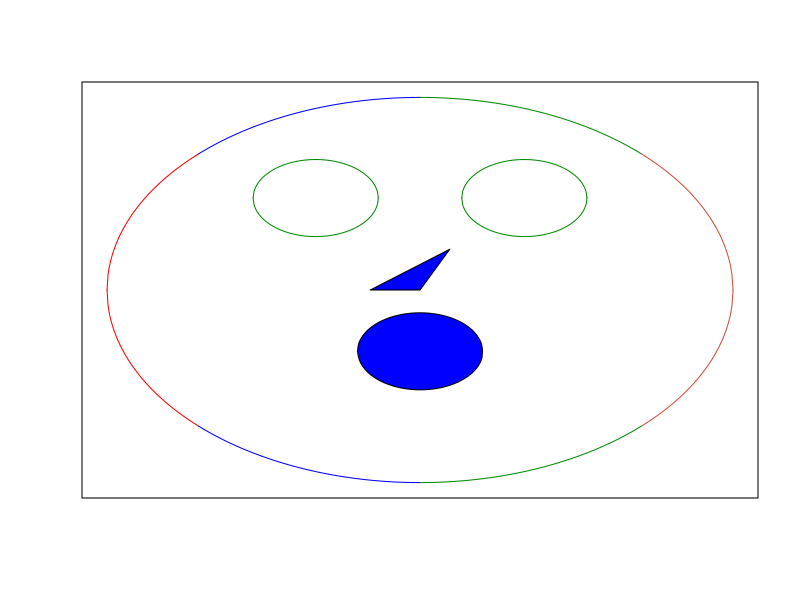

R code for this plot:
rm(list = ls())


# Thu Oct 06 20:14:59 2016 ------------------------------
circ <- function(r, x, xcenter = 0, ycenter = 0){
	# if ((x - xcenter)^2 > r) print("There is an error with the function. The circle extends from the center point at (xcenter, ycenter) out to r. If we choose an x value that is greater than our xcenter plus or minus our r then we are choosing a point that does not exist in the circle.")
	y <- ycenter + (r^2 - (x - xcenter)^2)^0.5
}

# The base circle, radius = pi, center at (5, 0)
plot(-1000, -1000, xlim = c(0, 2*pi), ylim = c(-pi, pi), yaxt = "n", xaxt = "n", ylab = "", xlab = "")
sp <- c(0, pi - pi * sqrt(2)/2, pi, pi + pi*sqrt(2)/2, pi + pi)
for (j in c(1,-1)){
	for (i in 1:4){
		xcoords <- c(seq(sp[i], sp[i + 1], 0.01), sp[i + 1])
		y <- j * circ(r = pi, x = xcoords, xcenter = pi)
		lines(xcoords, y, col = c("red", "blue", "green4", "tomato3")[i])
	}
}

# The eyes
xcenter <- c(pi * 2/3, pi*4/3)
r <- pi/5
for (i in 1:2){
	xc <- xcenter[i]
	lb <- xc - r
	rb <- xc + r
	xcoords <- c(seq(lb, rb, 0.01), rb)
	for (j in c(1,-1)){
		y <- j * circ(r = pi / 5, x = xcoords, xcenter = xc) + 1.5
		lines(xcoords, y, col = "green4")
	}
}

# Create the nose
polygon(x = c(pi - .5, pi + .3, pi), y = c(0, 2/3, 0), col = "blue")

# Create a full circle for the mouth
xcenter <- pi
r <- pi/5
lb <- xcenter - r
rb <- xcenter + r
xcoords <- c(seq(lb, rb, 0.01), rb)
ytop <- circ(r = r, x = xcoords, xcenter = xcenter) - 1
ybot <- -1 * circ(r = r, x = xcoords, xcenter = xcenter) - 1
polygon(x = c(xcoords, rev(xcoords)), y = c(ytop, ybot), col = "blue")

